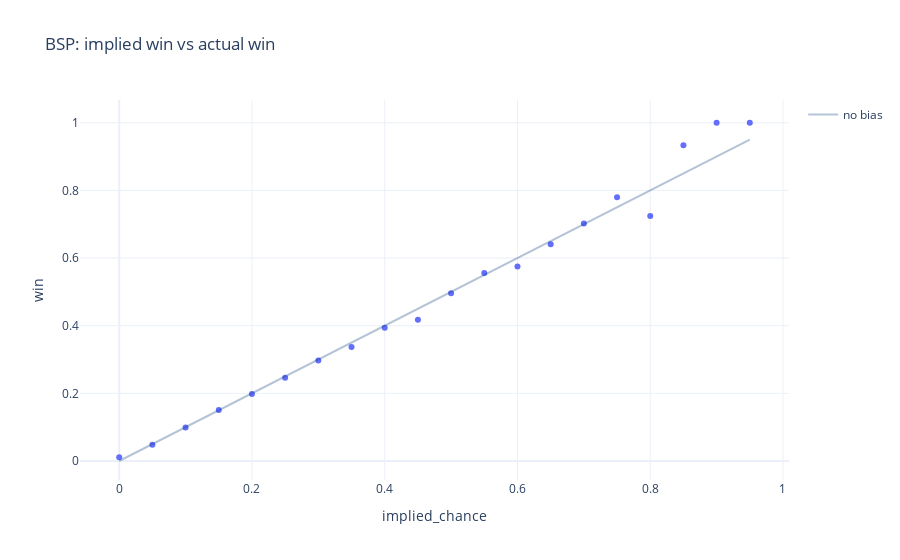

Notebook code cell kept with this figure:
### Code cell
# Implied chance vs Actual chance ++++++++++++++++++++++++++++++++++++++++

# BSP Only
# __________________

winRates = (
    accuracyFrame
    .query('type == "bsp"')
    .assign(implied_chance = lambda x: round(20 * (1 / x['odds']))/20)
    .groupby('implied_chance', as_index = False)
    .agg({'win': 'mean'})
)

fig = px.scatter(winRates, x = "implied_chance", y = "win", template = "plotly_white", title = "BSP: implied win vs actual win")
fig.add_trace(
    go.Scatter(
        x = winRates.implied_chance, y = winRates.implied_chance, name = 'no bias', line_color = 'rgba(8,61,119, 0.3)'
    )
)
fig.show()

### Figure 1 — Plotly figure (JSON) as saved in the notebook; plotly's stock layout.template omitted (floating-point values rounded to 4 significant figures)
{"data": [{"hovertemplate": "implied_chance=%{x}<br>win=%{y}<extra></extra>", "legendgroup": "", "marker": {"color": "#636efa", "symbol": "circle"}, "mode": "markers", "name": "", "orientation": "v", "showlegend": false, "type": "scatter", "x": [0, 0.05, 0.1, 0.15, 0.2, 0.25, 0.3, 0.35, 0.4, 0.45, 0.5, 0.55, 0.6, 0.65, 0.7, 0.75, 0.8, 0.85, 0.9, 0.95], "xaxis": "x", "y": [0.01127, 0.0479, 0.09899, 0.1506, 0.1981, 0.2458, 0.2972, 0.3373, 0.3939, 0.4178, 0.4963, 0.5559, 0.5752, 0.6411, 0.702, 0.7794, 0.7241, 0.9333, 1, 1], "yaxis": "y"}, {"line": {"color": "rgba(8,61,119, 0.3)"}, "name": "no bias", "type": "scatter", "x": [0, 0.05, 0.1, 0.15, 0.2, 0.25, 0.3, 0.35, 0.4, 0.45, 0.5, 0.55, 0.6, 0.65, 0.7, 0.75, 0.8, 0.85, 0.9, 0.95], "y": [0, 0.05, 0.1, 0.15, 0.2, 0.25, 0.3, 0.35, 0.4, 0.45, 0.5, 0.55, 0.6, 0.65, 0.7, 0.75, 0.8, 0.85, 0.9, 0.95]}], "layout": {"legend": {"tracegroupgap": 0}, "title": {"text": "BSP: implied win vs actual win"}, "xaxis": {"anchor": "y", "domain": [0, 1], "title": {"text": "implied_chance"}}, "yaxis": {"anchor": "x", "domain": [0, 1], "title": {"text": "win"}}}}
